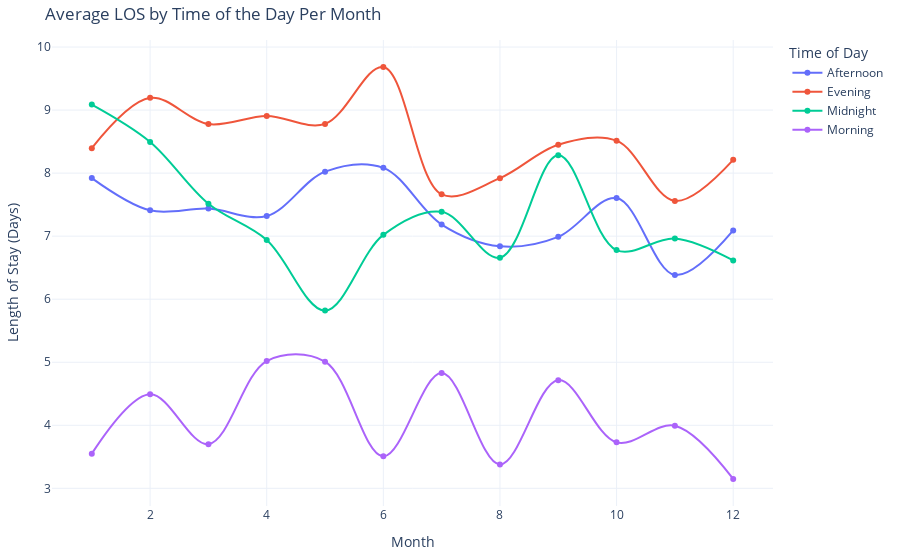

The cell this chart's notebook holds for it:
### Code cell
import plotly.graph_objects as go

monthly_avg_timeOfDay = df_em_el.groupby(['month', 'time_of_day'])['Los'].mean().reset_index()

methods = monthly_avg_timeOfDay['time_of_day'].unique()

# Create a trace for each method
traces = [
    go.Scatter(
        x=monthly_avg_timeOfDay[monthly_avg_timeOfDay['time_of_day'] == method]['month'],
        y=monthly_avg_timeOfDay[monthly_avg_timeOfDay['time_of_day'] == method]['Los'],
        mode='lines+markers',
        name=str(method),
        line=go.scatter.Line(shape='spline')
    )
    for method in methods
]

# Assemble the figure
fig = go.Figure(data=traces)
fig.update_layout(
    title='Average LOS by Time of the Day Per Month',
    xaxis_title='Month',
    yaxis_title='Length of Stay (Days)',
    template='plotly_white',
    legend_title='Time of Day',
    margin=dict(l=40, r=20, t=40, b=40)
)

fig.show()

### Figure 1 — Plotly figure (JSON) as saved in the notebook; plotly's stock layout.template omitted (floating-point values rounded to 4 significant figures)
{"data": [{"line": {"shape": "spline"}, "mode": "lines+markers", "name": "Afternoon", "type": "scatter", "x": [1, 2, 3, 4, 5, 6, 7, 8, 9, 10, 11, 12], "y": [7.921, 7.41, 7.438, 7.319, 8.023, 8.083, 7.184, 6.839, 6.989, 7.604, 6.385, 7.092]}, {"line": {"shape": "spline"}, "mode": "lines+markers", "name": "Evening", "type": "scatter", "x": [1, 2, 3, 4, 5, 6, 7, 8, 9, 10, 11, 12], "y": [8.396, 9.194, 8.778, 8.905, 8.781, 9.683, 7.663, 7.92, 8.45, 8.514, 7.559, 8.211]}, {"line": {"shape": "spline"}, "mode": "lines+markers", "name": "Midnight", "type": "scatter", "x": [1, 2, 3, 4, 5, 6, 7, 8, 9, 10, 11, 12], "y": [9.087, 8.495, 7.514, 6.939, 5.82, 7.021, 7.387, 6.658, 8.282, 6.779, 6.963, 6.615]}, {"line": {"shape": "spline"}, "mode": "lines+markers", "name": "Morning", "type": "scatter", "x": [1, 2, 3, 4, 5, 6, 7, 8, 9, 10, 11, 12], "y": [3.55, 4.493, 3.701, 5.019, 5.009, 3.507, 4.828, 3.379, 4.716, 3.729, 3.992, 3.149]}], "layout": {"legend": {"title": {"text": "Time of Day"}}, "margin": {"b": 40, "l": 40, "r": 20, "t": 40}, "title": {"text": "Average LOS by Time of the Day Per Month"}, "xaxis": {"title": {"text": "Month"}}, "yaxis": {"title": {"text": "Length of Stay (Days)"}}}}
